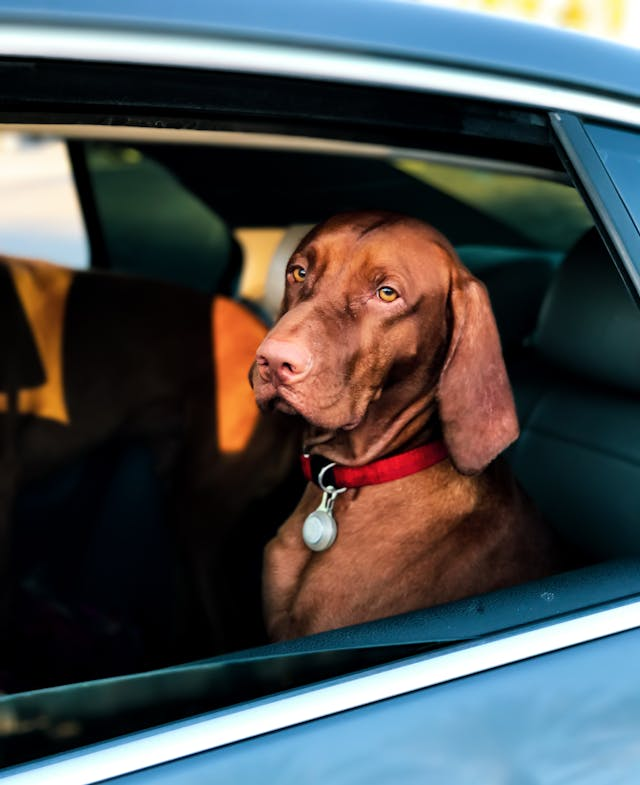
%> input picture data/dog.jpg, 640 x 785 px
$ octave CH02_SEC06_2_Compress.m   (GNU Octave 9; MATLAB toolbox functions it lacks are replaced by stand-ins)
%> lines starting %> are read from the running program, lines starting %| are printed output that depends on the picture; in (x1, y1, x2, y2) boxes, pixels count from 0 and x2, y2 are one past the last pixel; in counts of white or black regions, pixels touching at a corner belong together; the program's own positions count from 1
clear all, close all, clc
A = imread('../DATA/dog.jpg');
%> A is the input picture: size 785x640x3 uint8; mean R, G, B 74.1, 77.5, 78.9
B = rgb2gray(A);
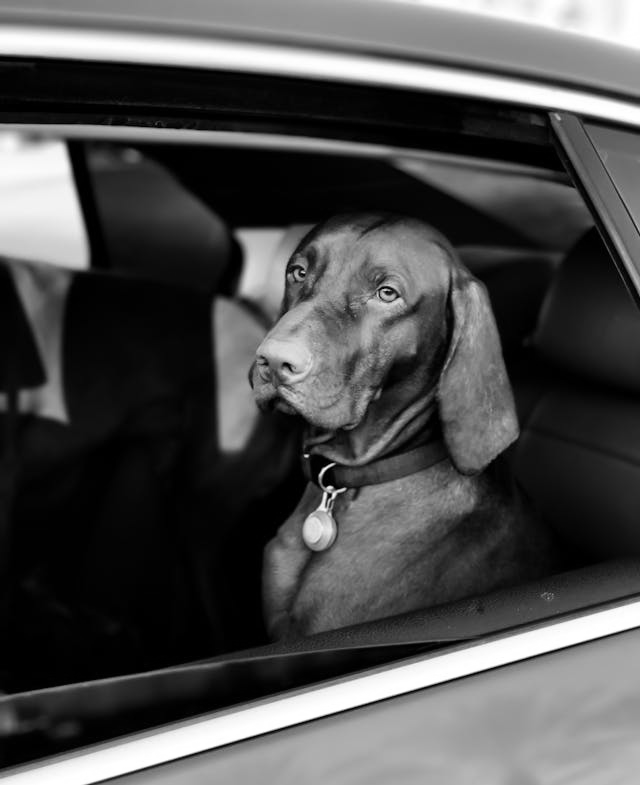
%> B: size 785x640 uint8; min 0, max 255, mean 76.7

%% FFT Compression
figure
Bt=fft2(B);
F = log(abs(fftshift(Bt))+1);  % put FFT on log-scale
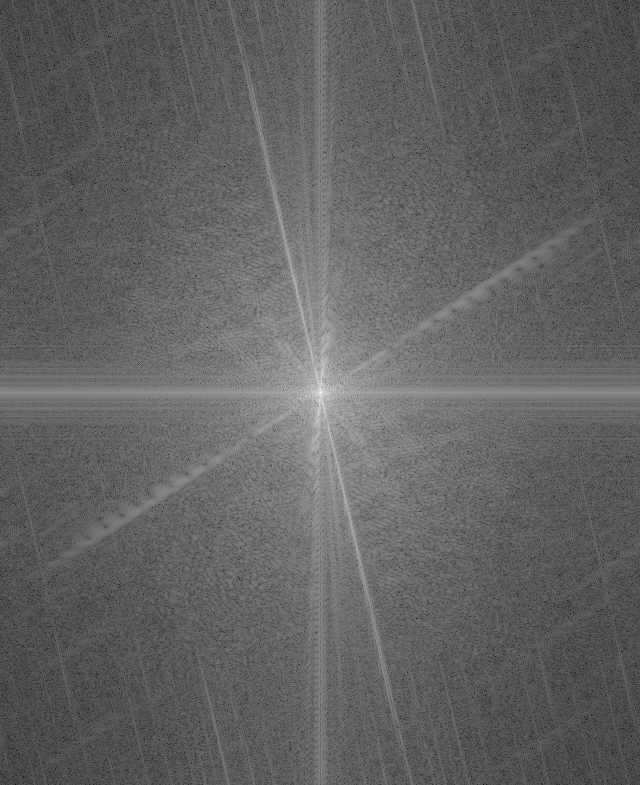
%> F: size 785x640 double; min 0.825, max 17.47, mean 7.25; drawn with min black and max white

% Zero out all small coefficients and inverse transform
Btsort = sort(abs(Bt(:)));
keepvec = [.1 .05 .01 .005 .002 .001];
for k=4:6
%> this loop made 3 passes; what is shown inside it comes from the first
    keep = keepvec(k);
    % keep = 0.05;
    thresh = Btsort(floor((1-keep)*length(Btsort)));
%> thresh = 112193.7
    ind = abs(Bt)>thresh;
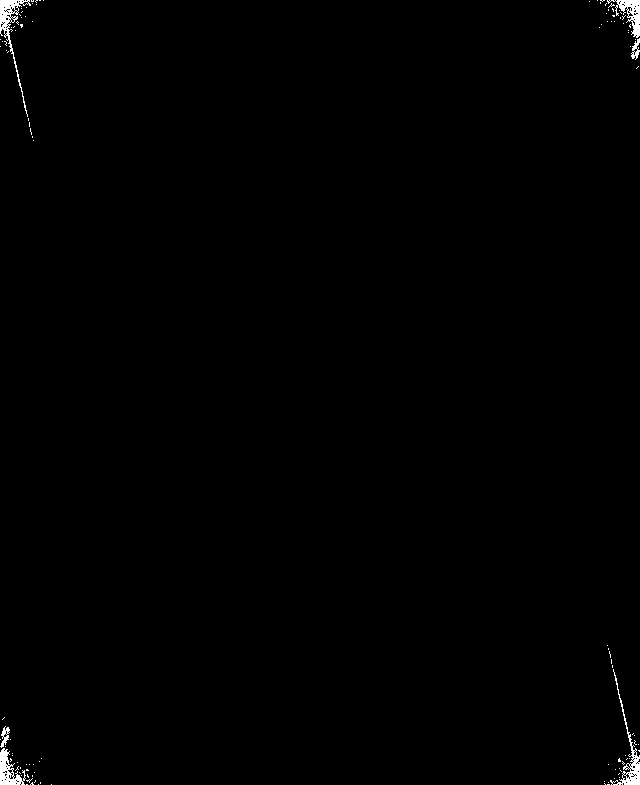
%> ind: size 785x640 logical; 0.5% white; 115 white regions (109 under 20 px), largest, box (x1, y1, x2, y2) and area: (0, 0, 31, 117) 600, (610, 669, 640, 785) 536, (607, 0, 640, 38) 457, (0, 748, 26, 785) 453, (0, 726, 10, 748) 99, (631, 38, 640, 60) 98
    Atlow = Bt.*ind;
    Flow = log(abs(fftshift(Atlow))+1);  % put FFT on log-scale
    imshow(mat2gray(Flow),[]);
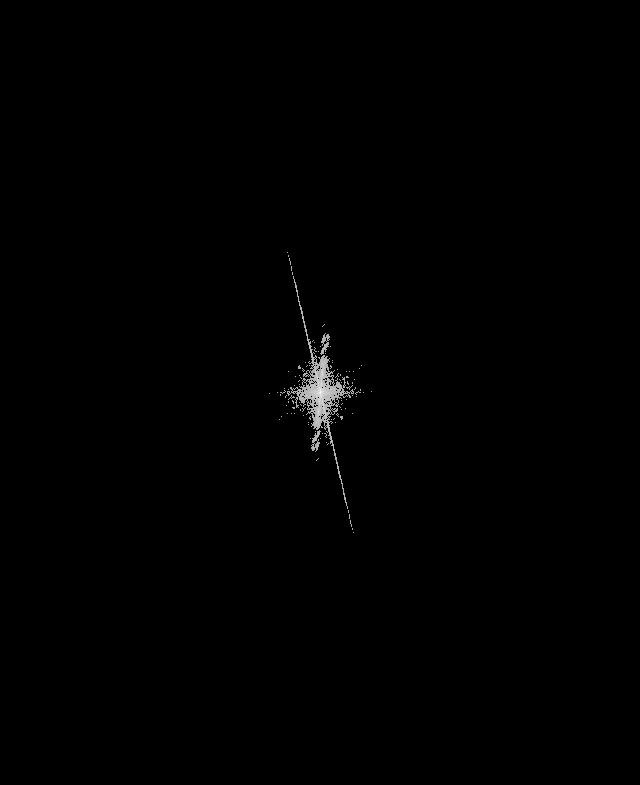
%> displayed picture: size 785x640, on the screen's scale of 0 to 255; min 0, max 255, mean 0.9

    % Plot Reconstruction
    Alow=uint8(ifft2(Atlow));
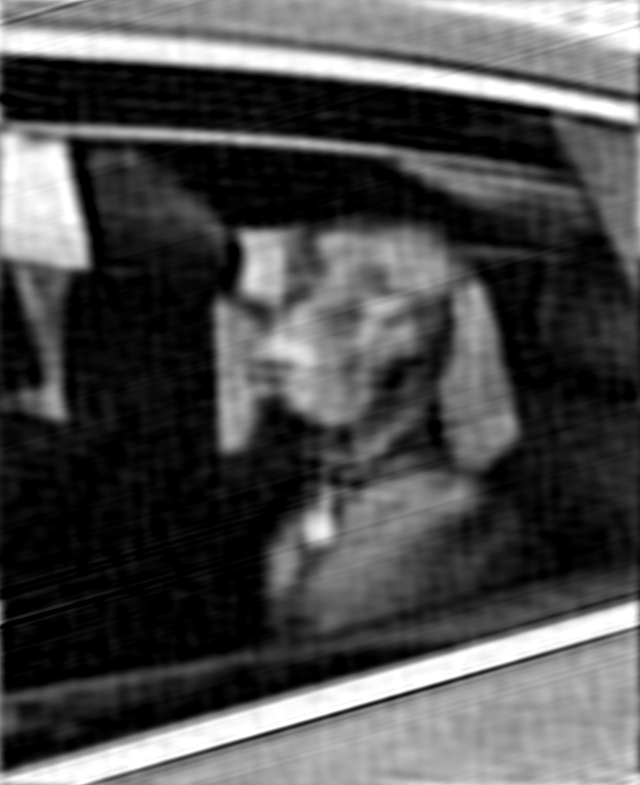
%> Alow: size 785x640 uint8; min 0, max 255, mean 77

    figure
    imshow(Alow)

    axis off
    set(gcf,'PaperPositionMode','auto')
    % print('-depsc2', '-loose', ['../figures/2DFFT_Compress',num2str(k)]);
    % print('-dpng', '-loose', ['../figures/2DFFT_Compress',num2str(k)]);

end
